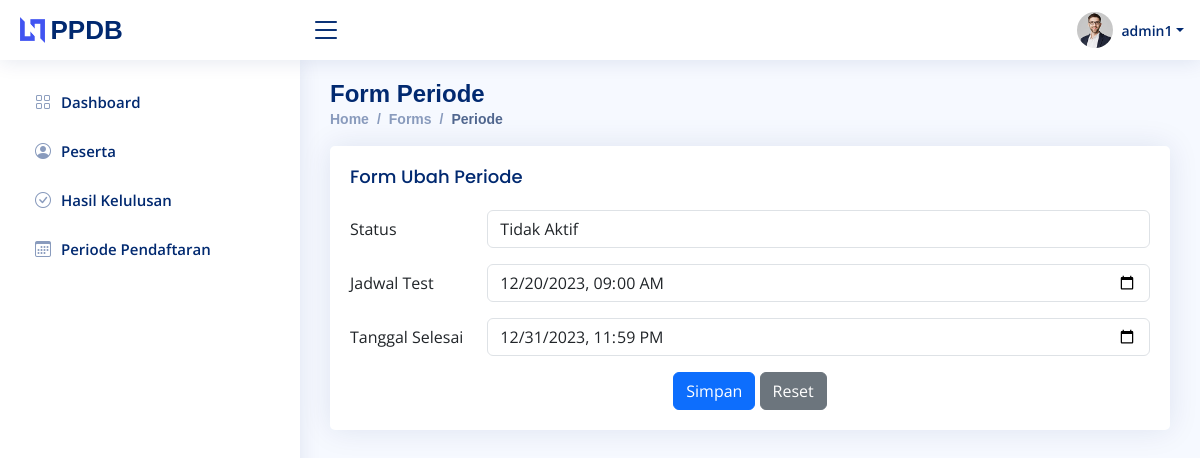
/admin/form-periode.php?id=2 (signed in), run on the app's committed database.
### tables this page shows
CREATE TABLE `periode_pendaftaran` (
  `id` INT(11) NOT NULL AUTO_INCREMENT,
  `status` ENUM('Aktif', 'Tidak Aktif') NOT NULL,
  `tanggal_selesai` TIMESTAMP,
  PRIMARY KEY (`id`)
);

### admin/form-periode.php (the view, shortened to what this page needs)
<?php
require_once("../koneksi.php");
$periodeData = null;
if (isset($_GET['id'])) {
    $periodeId = intval($_GET['id']);
    $query = "SELECT * FROM periode_pendaftaran WHERE id = $periodeId";
    $result = mysqli_query($koneksi, $query);
    if ($result && mysqli_num_rows($result) > 0) {
        $periodeData = mysqli_fetch_assoc($result);
    } else {
        echo '<script>alert("Data periode tidak ditemukan!"); window.location.href="tabel-periode.php";</script>';
        exit;
    }
}
?>
<!DOCTYPE html>
<html lang="en">
<head>
    <link href="assets/vendor/bootstrap/css/bootstrap.min.css" rel="stylesheet" />
    <link href="assets/vendor/bootstrap-icons/bootstrap-icons.css" rel="stylesheet" />
    <link href="assets/vendor/simple-datatables/style.css" rel="stylesheet" />
    <link href="assets/css/style.css" rel="stylesheet" />
</head>
<body>
    <?php
    include 'header.php';
    include 'sidebar.php';
    ?>
    <main id="main" class="main">
        <div class="pagetitle">
            <h1>Form Periode</h1>
            <nav>
                <ol class="breadcrumb">
                    <li class="breadcrumb-item"><a href="index.php">Home</a></li>
                    <li class="breadcrumb-item">Forms</li>
                    <li class="breadcrumb-item active">Periode</li>
                </ol>
            </nav>
        </div>
        <section class="section">
            <div class="row">
                <div class="col-lg-12">
                    <div class="card">
                        <div class="card-body">
                            <?php if ($periodeData): ?>
                                <h5 class="card-title">Form Ubah Periode</h5>
                            <?php else: ?>
                                <h5 class="card-title">Form Tambah Periode</h5>
                            <?php endif; ?>
                            <form action="func/save_periode.php" method="POST">
                                <div class="row mb-3">
                                    <label for="status" class="col-sm-2 col-form-label">Status</label>
                                    <div class="col-sm-10">
                                        <select class="form-control" id="status" name="status" required>
                                            <option value="Tidak Aktif" <?php echo (isset($periodeData['status']) && $periodeData['status'] === 'Tidak Aktif') ? 'selected' : ''; ?>>Tidak Aktif</option>
                                        </select>
                                    </div>
                                </div>
                                <div class="row mb-3">
                                    <label for="jadwalTest" class="col-sm-2 col-form-label">Jadwal Test</label>
                                    <div class="col-sm-10">
                                        <input type="datetime-local" class="form-control" id="jadwalTest" name="jadwal_test" value="<?php echo isset($periodeData['jadwal_test']) ? date('Y-m-d\TH:i', strtotime($periodeData['jadwal_test'])) : ''; ?>" required>
                                    </div>
                                </div>
                                <div class="row mb-3">
                                    <label for="tanggalSelesai" class="col-sm-2 col-form-label">Tanggal Selesai</label>
                                    <div class="col-sm-10">
                                        <input type="datetime-local" class="form-control" id="tanggalSelesai" name="tanggal_selesai" value="<?php echo isset($periodeData['tanggal_selesai']) ? date('Y-m-d\TH:i', strtotime($periodeData['tanggal_selesai'])) : ''; ?>" required>
                                    </div>
                                </div>
                                <div class="text-center">
                                    <button type="submit" class="btn btn-primary">Simpan</button>
                                    <button type="reset" class="btn btn-secondary">Reset</button>
                                </div>
                            </form>
                        </div>
                    </div>
                </div>
            </div>
        </section>
    </main>
</body>
</html>

### admin/assets/css/style.css (style rules this page uses)
:root { scroll-behavior: smooth; }
body { font-family: "Open Sans", sans-serif; background: #f6f9ff; color: #444444; }
a { color: #4154f1; text-decoration: none; }
h1, h2, h3, h4, h5, h6 { font-family: "Nunito", sans-serif; }
#main { margin-top: 60px; padding: 20px 30px; transition: all 0.3s; }
.pagetitle { margin-bottom: 10px; }
.pagetitle h1 { font-size: 24px; margin-bottom: 0; font-weight: 600; color: #012970; }
.card { margin-bottom: 30px; border: none; border-radius: 5px; box-shadow: 0px 0 30px rgba(1, 41, 112, 0.1); }
.card-title { padding: 20px 0 15px 0; font-size: 18px; font-weight: 500; color: #012970; font-family: "Poppins", sans-serif; }
.card-body { padding: 0 20px 20px 20px; }
.breadcrumb { font-size: 14px; font-family: "Nunito", sans-serif; color: #899bbd; font-weight: 600; }
.breadcrumb a { color: #899bbd; transition: 0.3s; }
.breadcrumb .breadcrumb-item::before { color: #899bbd; }
.breadcrumb .active { color: #51678f; font-weight: 600; }
@media (min-width: 1200px) { #main, #footer { margin-left: 300px; } }

### data on the page
periode_pendaftaran: status "Tidak Aktif", jadwal_test "12/20/2023 09:00", tanggal_selesai "12/31/2023 23:59"

### other printed values
$_SESSION['admin_username'] "admin1"
